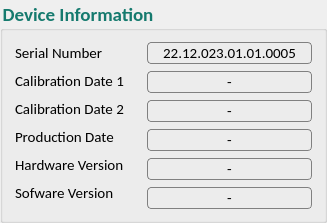
           <widget class="QGroupBox" name="DevInfoH_7">
            <property name="enabled">
             <bool>true</bool>
            </property>
            <property name="minimumSize">
             <size>
              <width>327</width>
              <height>211</height>
             </size>
            </property>
            <property name="maximumSize">
             <size>
              <width>16777215</width>
              <height>16777215</height>
             </size>
            </property>
            <property name="font">
             <font>
              <family>Calibri</family>
              <pointsize>14</pointsize>
              <weight>75</weight>
              <bold>true</bold>
              <kerning>true</kerning>
             </font>
            </property>
            <property name="styleSheet">
             <string notr="true">color: #157A6E;
background:none;</string>
            </property>
            <property name="title">
             <string>Device Information</string>
            </property>
            <layout class="QGridLayout" name="gridLayout_26">
             <item row="0" column="0">
              <layout class="QGridLayout" name="gridLayout_93">
               <property name="sizeConstraint">
                <enum>QLayout::SetMinimumSize</enum>
               </property>
               <property name="spacing">
                <number>7</number>
               </property>
               <item row="0" column="0">
                <layout class="QGridLayout" name="gridLayout_94">
                 <property name="sizeConstraint">
                  <enum>QLayout::SetMinimumSize</enum>
                 </property>
                 <item row="0" column="0">
                  <widget class="QLabel" name="SerNumL_10">
                   <property name="sizePolicy">
                    <sizepolicy hsizetype="Fixed" vsizetype="Fixed">
                     <horstretch>0</horstretch>
                     <verstretch>0</verstretch>
                    </sizepolicy>
                   </property>
                   <property name="minimumSize">
                    <size>
                     <width>125</width>
                     <height>18</height>
                    </size>
                   </property>
                   <property name="maximumSize">
                    <size>
                     <width>16777215</width>
                     <height>16777215</height>
                    </size>
                   </property>
                   <property name="font">
                    <font>
                     <family>Calibri</family>
                     <pointsize>11</pointsize>
                     <weight>50</weight>
                     <bold>false</bold>
                    </font>
                   </property>
                   <property name="layoutDirection">
                    <enum>Qt::LeftToRight</enum>
                   </property>
                   <property name="styleSheet">
                    <string notr="true">color: rgb(0,0,0);</string>
                   </property>
                   <property name="text">
                    <string>Serial Number</string>
                   </property>
                   <property name="alignment">
                    <set>Qt::AlignLeading|Qt::AlignLeft|Qt::AlignTop</set>
                   </property>
                  </widget>
                 </item>
                 <item row="1" column="0">
                  <widget class="QLabel" name="CalDateL_19">
                   <property name="sizePolicy">
                    <sizepolicy hsizetype="Fixed" vsizetype="Fixed">
                     <horstretch>0</horstretch>
                     <verstretch>0</verstretch>
                    </sizepolicy>
                   </property>
                   <property name="minimumSize">
                    <size>
                     <width>109</width>
                     <height>17</height>
                    </size>
                   </property>
                   <property name="maximumSize">
                    <size>
                     <width>16777215</width>
                     <height>16777215</height>
                    </size>
                   </property>
                   <property name="font">
                    <font>
                     <family>Calibri</family>
                     <pointsize>11</pointsize>
                     <weight>50</weight>
                     <bold>false</bold>
                    </font>
                   </property>
                   <property name="styleSheet">
                    <string notr="true">color: rgb(0,0,0);</string>
                   </property>
                   <property name="text">
                    <string>Calibration Date 1</string>
                   </property>
                  </widget>
                 </item>
                 <item row="2" column="0">
                  <widget class="QLabel" name="CalDateL_20">
                   <property name="sizePolicy">
                    <sizepolicy hsizetype="Fixed" vsizetype="Fixed">
                     <horstretch>0</horstretch>
                     <verstretch>0</verstretch>
                    </sizepolicy>
                   </property>
                   <property name="minimumSize">
                    <size>
                     <width>109</width>
                     <height>18</height>
                    </size>
                   </property>
                   <property name="maximumSize">
                    <size>
                     <width>16777215</width>
                     <height>16777215</height>
                    </size>
                   </property>
                   <property name="font">
                    <font>
                     <family>Calibri</family>
                     <pointsize>11</pointsize>
                     <weight>50</weight>
                     <bold>false</bold>
                    </font>
                   </property>
                   <property name="styleSheet">
                    <string notr="true">color: rgb(0,0,0);</string>
                   </property>
                   <property name="text">
                    <string>Calibration Date 2</string>
                   </property>
                  </widget>
                 </item>
                 <item row="3" column="0">
                  <widget class="QLabel" name="Production_Date_10">
                   <property name="sizePolicy">
                    <sizepolicy hsizetype="Fixed" vsizetype="Fixed">
                     <horstretch>0</horstretch>
                     <verstretch>0</verstretch>
                    </sizepolicy>
                   </property>
                   <property name="minimumSize">
                    <size>
                     <width>99</width>
                     <height>17</height>
                    </size>
                   </property>
                   <property name="maximumSize">
                    <size>
                     <width>16777215</width>
                     <height>16777215</height>
                    </size>
                   </property>
                   <property name="font">
                    <font>
                     <family>Calibri</family>
                     <pointsize>11</pointsize>
                     <weight>50</weight>
                     <bold>false</bold>
                    </font>
                   </property>
                   <property name="styleSheet">
                    <string notr="true">color: rgb(0,0,0);</string>
                   </property>
                   <property name="text">
                    <string>Production Date</string>
                   </property>
                  </widget>
                 </item>
                 <item row="4" column="0">
                  <widget class="QLabel" name="HardVerL_10">
                   <property name="sizePolicy">
                    <sizepolicy hsizetype="Fixed" vsizetype="Fixed">
                     <horstretch>0</horstretch>
                     <verstretch>0</verstretch>
                    </sizepolicy>
                   </property>
                   <property name="minimumSize">
                    <size>
                     <width>110</width>
                     <height>18</height>
                    </size>
                   </property>
                   <property name="maximumSize">
                    <size>
                     <width>16777215</width>
                     <height>16777215</height>
                    </size>
                   </property>
                   <property name="font">
                    <font>
                     <family>Calibri</family>
                     <pointsize>11</pointsize>
                     <weight>50</weight>
                     <bold>false</bold>
                    </font>
                   </property>
                   <property name="styleSheet">
                    <string notr="true">color: rgb(0,0,0);</string>
                   </property>
                   <property name="text">
                    <string>Hardware Version</string>
                   </property>
                  </widget>
                 </item>
                 <item row="5" column="0">
                  <widget class="QLabel" name="SoftwareVL_11">
                   <property name="sizePolicy">
                    <sizepolicy hsizetype="Fixed" vsizetype="Fixed">
                     <horstretch>0</horstretch>
                     <verstretch>0</verstretch>
                    </sizepolicy>
                   </property>
                   <property name="minimumSize">
                    <size>
                     <width>115</width>
                     <height>17</height>
                    </size>
                   </property>
                   <property name="maximumSize">
                    <size>
                     <width>16777215</width>
                     <height>16777215</height>
                    </size>
                   </property>
                   <property name="font">
                    <font>
                     <family>Calibri</family>
                     <pointsize>11</pointsize>
                     <weight>50</weight>
                     <bold>false</bold>
                    </font>
                   </property>
                   <property name="styleSheet">
                    <string notr="true">color: rgb(0,0,0);</string>
                   </property>
                   <property name="text">
                    <string>Sofware Version </string>
                   </property>
                  </widget>
                 </item>
                </layout>
               </item>
               <item row="0" column="1">
                <layout class="QGridLayout" name="gridLayout_102">
                 <property name="sizeConstraint">
                  <enum>QLayout::SetMinimumSize</enum>
                 </property>
                 <property name="horizontalSpacing">
                  <number>7</number>
                 </property>
                 <item row="0" column="0">
                  <widget class="QLabel" name="SerNumD_1">
                   <property name="sizePolicy">
                    <sizepolicy hsizetype="Fixed" vsizetype="Preferred">
                     <horstretch>0</horstretch>
                     <verstretch>0</verstretch>
                    </sizepolicy>
                   </property>
                   <property name="minimumSize">
                    <size>
                     <width>165</width>
                     <height>20</height>
                    </size>
                   </property>
                   <property name="maximumSize">
                    <size>
                     <width>16777215</width>
                     <height>16777215</height>
                    </size>
                   </property>
                   <property name="font">
                    <font>
                     <family>Calibri</family>
                     <pointsize>11</pointsize>
                     <weight>50</weight>
                     <bold>false</bold>
                    </font>
                   </property>
                   <property name="styleSheet">
                    <string notr="true">border: 1px solid gray;
border-radius: 4px;color:rgb(0,0,0);</string>
                   </property>
                   <property name="text">
                    <string>22.12.023.01.01.0005</string>
                   </property>
                   <property name="alignment">
                    <set>Qt::AlignCenter</set>
                   </property>
                  </widget>
                 </item>
                 <item row="1" column="0">
                  <widget class="QLabel" name="Calib_Date_1">
                   <property name="sizePolicy">
                    <sizepolicy hsizetype="Fixed" vsizetype="Preferred">
                     <horstretch>0</horstretch>
                     <verstretch>0</verstretch>
                    </sizepolicy>
                   </property>
                   <property name="minimumSize">
                    <size>
                     <width>165</width>
                     <height>20</height>
                    </size>
                   </property>
                   <property name="maximumSize">
                    <size>
                     <width>16777215</width>
                     <height>16777215</height>
                    </size>
                   </property>
                   <property name="font">
                    <font>
                     <family>Calibri</family>
                     <pointsize>11</pointsize>
                     <weight>50</weight>
                     <bold>false</bold>
                    </font>
                   </property>
                   <property name="styleSheet">
                    <string notr="true">border: 1px solid gray;
border-radius: 4px;color:rgb(0,0,0);</string>
                   </property>
                   <property name="text">
                    <string>-</string>
                   </property>
                   <property name="alignment">
                    <set>Qt::AlignCenter</set>
                   </property>
                  </widget>
                 </item>
                 <item row="2" column="0">
                  <widget class="QLabel" name="Calib_Date_2">
                   <property name="sizePolicy">
                    <sizepolicy hsizetype="Fixed" vsizetype="Preferred">
                     <horstretch>0</horstretch>
                     <verstretch>0</verstretch>
                    </sizepolicy>
                   </property>
                   <property name="minimumSize">
                    <size>
                     <width>165</width>
                     <height>20</height>
                    </size>
                   </property>
                   <property name="maximumSize">
                    <size>
                     <width>16777215</width>
                     <height>16777215</height>
                    </size>
                   </property>
                   <property name="font">
                    <font>
                     <family>Calibri</family>
                     <pointsize>11</pointsize>
                     <weight>50</weight>
                     <bold>false</bold>
                    </font>
                   </property>
                   <property name="styleSheet">
                    <string notr="true">border: 1px solid gray;
border-radius: 4px;color:rgb(0,0,0);</string>
                   </property>
                   <property name="text">
                    <string>-</string>
                   </property>
                   <property name="alignment">
                    <set>Qt::AlignCenter</set>
                   </property>
                  </widget>
                 </item>
                 <item row="3" column="0">
                  <widget class="QLabel" name="ProductionD_1">
                   <property name="sizePolicy">
                    <sizepolicy hsizetype="Fixed" vsizetype="Preferred">
                     <horstretch>0</horstretch>
                     <verstretch>0</verstretch>
                    </sizepolicy>
                   </property>
                   <property name="minimumSize">
                    <size>
                     <width>165</width>
                     <height>20</height>
                    </size>
                   </property>
                   <property name="maximumSize">
                    <size>
                     <width>16777215</width>
                     <height>16777215</height>
                    </size>
                   </property>
                   <property name="font">
                    <font>
                     <family>Calibri</family>
                     <pointsize>11</pointsize>
                     <weight>50</weight>
                     <bold>false</bold>
                    </font>
                   </property>
                   <property name="styleSheet">
                    <string notr="true">border: 1px solid gray;
border-radius: 4px;color:rgb(0,0,0);</string>
                   </property>
                   <property name="text">
                    <string>-</string>
                   </property>
                   <property name="alignment">
                    <set>Qt::AlignCenter</set>
                   </property>
                  </widget>
                 </item>
                 <item row="4" column="0">
                  <widget class="QLabel" name="HardVerD">
                   <property name="sizePolicy">
                    <sizepolicy hsizetype="Fixed" vsizetype="Preferred">
                     <horstretch>0</horstretch>
                     <verstretch>0</verstretch>
                    </sizepolicy>
                   </property>
                   <property name="minimumSize">
                    <size>
                     <width>165</width>
                     <height>20</height>
                    </size>
                   </property>
                   <property name="maximumSize">
                    <size>
                     <width>16777215</width>
                     <height>16777215</height>
                    </size>
                   </property>
                   <property name="font">
                    <font>
                     <family>Calibri</family>
                     <pointsize>11</pointsize>
                     <weight>50</weight>
                     <bold>false</bold>
                    </font>
                   </property>
                   <property name="styleSheet">
                    <string notr="true">border: 1px solid gray;
border-radius: 4px;color:rgb(0,0,0);</string>
                   </property>
                   <property name="text">
                    <string>-</string>
                   </property>
                   <property name="alignment">
                    <set>Qt::AlignCenter</set>
                   </property>
                  </widget>
                 </item>
                 <item row="5" column="0">
                  <widget class="QLabel" name="SoftVerD">
                   <property name="sizePolicy">
                    <sizepolicy hsizetype="Fixed" vsizetype="Preferred">
                     <horstretch>0</horstretch>
                     <verstretch>0</verstretch>
                    </sizepolicy>
                   </property>
                   <property name="minimumSize">
                    <size>
                     <width>165</width>
                     <height>20</height>
                    </size>
                   </property>
                   <property name="maximumSize">
                    <size>
                     <width>16777215</width>
                     <height>16777215</height>
                    </size>
                   </property>
                   <property name="font">
                    <font>
                     <family>Calibri</family>
                     <pointsize>11</pointsize>
                     <weight>50</weight>
                     <bold>false</bold>
                    </font>
                   </property>
                   <property name="styleSheet">
                    <string notr="true">border: 1px solid gray;
border-radius: 4px;color:rgb(0,0,0);</string>
                   </property>
                   <property name="text">
                    <string>-</string>
                   </property>
                   <property name="alignment">
                    <set>Qt::AlignCenter</set>
                   </property>
                  </widget>
                 </item>
                </layout>
               </item>
              </layout>
             </item>
            </layout>
           </widget>
